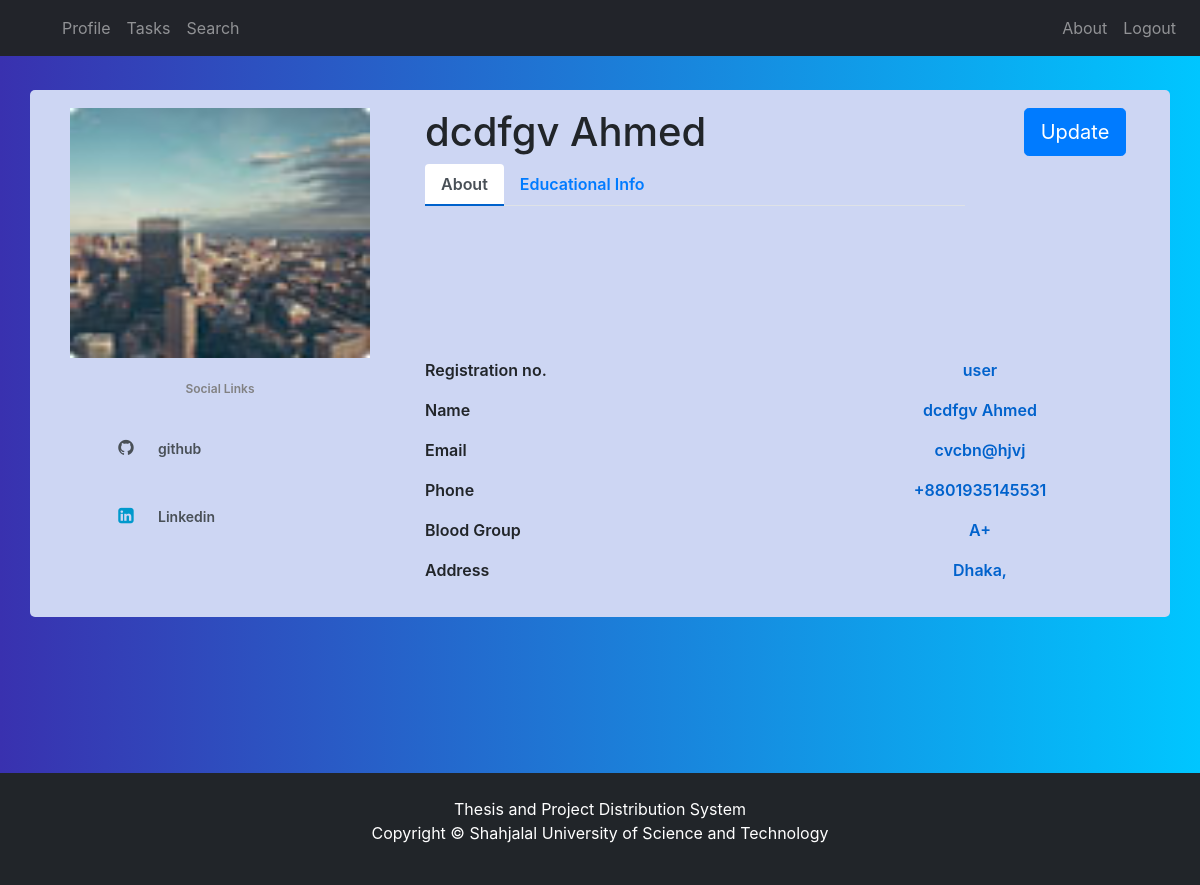
/profile (signed in), run on the app's committed database.
### myapp/models.py (models this page shows, shortened)
class Student_data(models.Model):
    user_id = models.ForeignKey(CustomUser, default=1, on_delete=models.CASCADE)
    date_of_birth = models.DateField(null=True,blank=True,default=None)
    address = models.TextField(null=True,blank=True,default=None)
    gender = models.CharField(null=True,blank=True,default=None,max_length=20)
    mobile_no = models.CharField(null=True,blank=True,default=None,max_length=20)
    blood_group = models.CharField(null=True,blank=True,default=None,max_length=20)
    photos = models.FileField(null=True,blank=True,default=None,upload_to='images/')
    major_cgpa = models.FloatField(null=True,blank=True,default=None,max_length=5)
    total_cgpa = models.FloatField(null=True,blank=True,default=None,max_length=5)
    linkedin = models.CharField(null=True, blank=True, default=None, max_length=55)
    github = models.CharField(null=True, blank=True, default=None, max_length=55)

class CustomUser(AbstractUser):
    user_type = models.CharField(null=True, blank=True, default=None, max_length=55)
    first_name = models.CharField(null=True, blank=True, default=None, max_length=55)
    last_name = models.CharField(null=True, blank=True, default=None, max_length=55)
    email = models.CharField(null=True, blank=True, default=None, max_length=55)
    password = models.CharField(null=True, blank=True, default=None, max_length=55)
    password1 = models.CharField(null=True, blank=True, default=None, max_length=55)

### myapp/views.py (the view, shortened to what this page needs)
# urls.py: path('profile', views.profile, name='profile'),
def profile(request):
    if request.user.is_authenticated:
        user_info = request.user
        if (user_info.user_type == "student"):
            x = Student_data.objects.filter(user_id_id=request.user.id).count()
            if x != 0:
                s_id = Student_data.objects.get(user_id_id=request.user.id)
                return render(request, 'profile_student.html', {'user_in': user_info, 'user_sd': s_id})
            else:
                return render(request, 'profile_student.html', {'user_in': user_info, 'user_sd': user_info})
        elif (user_info.user_type == "admin"):
            return render(request, 'profile_admin_test.html', {'user_in': user_info})
    else:
        print("invalid")
        return render(request, 'home.html')

### templates/profile_student.html (shortened to what this page needs)
<!DOCTYPE html>
{% load static %}
{% load widget_tweaks %}
<html lang="en" dir="ltr">
  <head>
    <link href="//maxcdn.bootstrapcdn.com/bootstrap/4.1.1/css/bootstrap.min.css" rel="stylesheet" id="bootstrap-css">
</head>
  <body>
    {% include "navbar profile student.html" %}
    <div class="container emp-profile">
      <form method="post">
          <div class="row">
              <div class="col-md-4">
                  <div class="profile-img">
                      <img src="{{user_sd.photos.url}}">
                  </div>
              </div>
              <div class="col-md-6">
                  <div class="profile-head">
                              <h1>
                                <span class="">{{user_in.first_name}} {{user_in.last_name}}</span>
                              </h1>
                      <ul class="nav nav-tabs" id="myTab" role="tablist">
                          <li class="nav-item">
                              <a class="nav-link active" id="home-tab" data-toggle="tab" href="#home" role="tab" aria-controls="home" aria-selected="true">About</a>
                          </li>
                          <li class="nav-item">
                              <a class="nav-link" id="profile-tab" data-toggle="tab" href="#profile" role="tab" aria-controls="profile" aria-selected="false">Educational Info</a>
                          </li>
                      </ul>
                  </div>
              </div>
              <div class="col-md-2">
                <p class="lead">
                    <a class="btn btn-primary btn-lg" href="student_update" role="button">Update</a>
                </p>
              </div>
          </div>
          <div class="row">
              <div class="col-md-4">
                  <div class="profile-work">
                      <p>Social Links</p>
                      <a href={{user_sd.github}}><i class="fa fa-github" style="font-size:18px"></i>github</a><br/>
                      <a href={{user_sd.linkedin}}><i class="fa fa-linkedin-square fa_custom" style="font-size:18px"></i>Linkedin</a><br/>
                  </div>
              </div>
              <div class="col-md-8">
                  <div class="tab-content profile-tab" id="myTabContent">
                      <div class="tab-pane fade show active" id="home" role="tabpanel" aria-labelledby="home-tab">
                                  <div class="row">
                                      <div class="col-md-6">
                                          <label>Registration no.</label>
                                      </div>
                                      <div class="col-md-6">
                                          <p>{{user_in.username}}</p>
                                      </div>
                                  </div>
                                  <div class="row">
                                      <div class="col-md-6">
                                          <label>Name</label>
                                      </div>
                                      <div class="col-md-6">
                                          <p>{{user_in.first_name}} {{user_in.last_name}}</p>
                                      </div>
                                  </div>
                                  <div class="row">
                                      <div class="col-md-6">
                                          <label>Email</label>
                                      </div>
                                      <div class="col-md-6">
                                          <p>{{user_in.email}}</p>
                                      </div>
                                  </div>
                                  <div class="row">
                                      <div class="col-md-6">
                                          <label>Phone</label>
                                      </div>
                                      <div class="col-md-6">
                                          <p>{{user_sd.mobile_no}}</p>
                                      </div>
                                  </div>
                                  <div class="row">
                                      <div class="col-md-6">
                                          <label>Blood Group</label>
                                      </div>
                                      <div class="col-md-6">
                                          <p>{{user_sd.blood_group}}</p>
                                      </div>
                                  </div>
                                  <div class="row">
                                    <div class="col-md-6">
                                        <label>Address</label>
                                    </div>
                                    <div class="col-md-6">
                                        <p>{{user_sd.address}}</p>
                                    </div>
                                </div>
                      </div>
                  </div>
              </div>
          </div>
      </form>
  </div>
<br><br><br><br>
{% include "footer.html" %}
  </body>
</html>

### templates/profile_student.html (style rules this page uses)
body { margin: 0; padding: 0; font-family: sans-serif; background: -webkit-linear-gradient(left, #3931af, #00c6ff); }
body { background: -webkit-linear-gradient(left, #3931af, #00c6ff); }
.emp-profile { margin-top:90px; padding: 1.5%; margin-left: 5%; margin-left: 5%; margin-bottom: 5%; border-radius: 5px; background-color:rgb(205, 214, 243); }
.profile-img { text-align: center; }
.profile-img img { width:300px; height:250px; }
.profile-head .nav-tabs { margin-bottom:5%; }
.profile-head .nav-tabs .nav-link { font-weight:600; border: none; }
.profile-head .nav-tabs .nav-link.active { border: none; border-bottom:2px solid #0062cc; }
.profile-work { padding: 14%; margin-top: -15%; }
.profile-work p { font-size: 12px; color: #818182; font-weight: 600; margin-top: 10%; }
.profile-work a { text-decoration: none; color: #495057; font-weight: 600; font-size: 14px; }
.profile-tab label { font-weight: 600; }
.profile-tab p { font-weight: 600; color: #0062cc; }
.fa_custom { color: #0099CC }

### templates/footer.html (style rules this page uses)
.fa { padding: 20px; font-size: 23px; width: 60px; text-align: center; text-decoration: none; margin: 5px 2px; border-radius: 50%; }
p { text-align: center; }

### data on the page
Student_data: photos (picture), mobile_no "+8801935145531", blood_group "A+", address "Dhaka,"
CustomUser: first_name "dcdfgv", last_name "Ahmed", username "user", email "cvcbn@hjvj"
